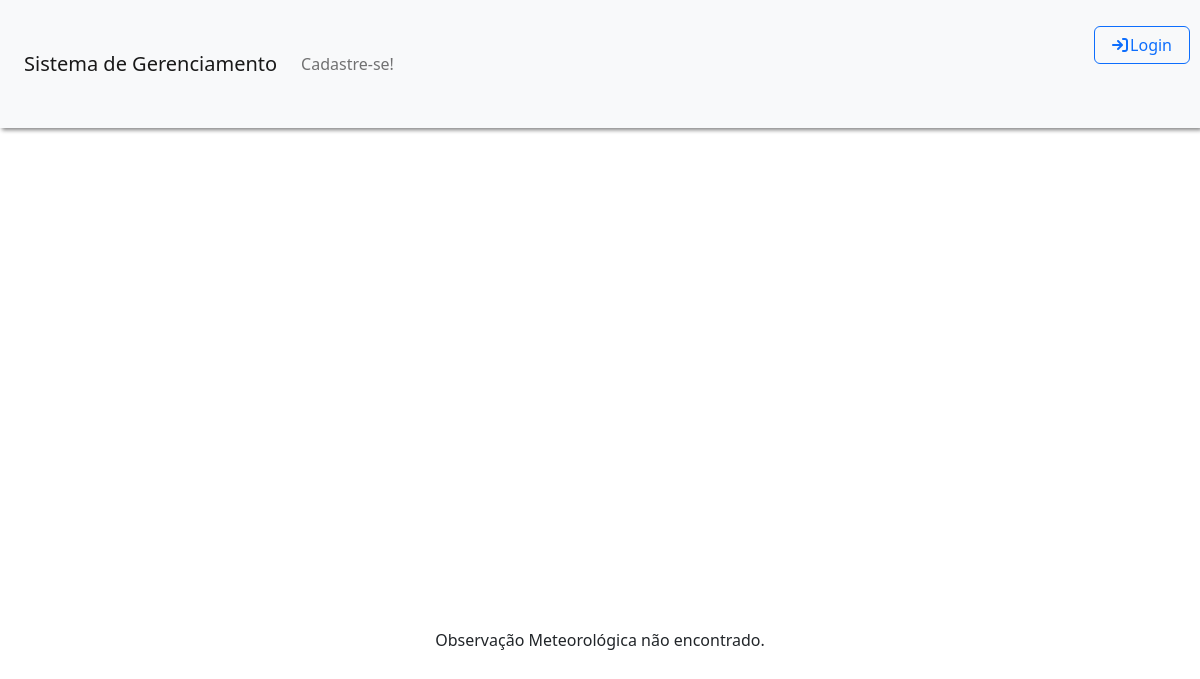
Page /Tela_Visualizar_Observacao.php?idobservacao=1 on the earlier database version.
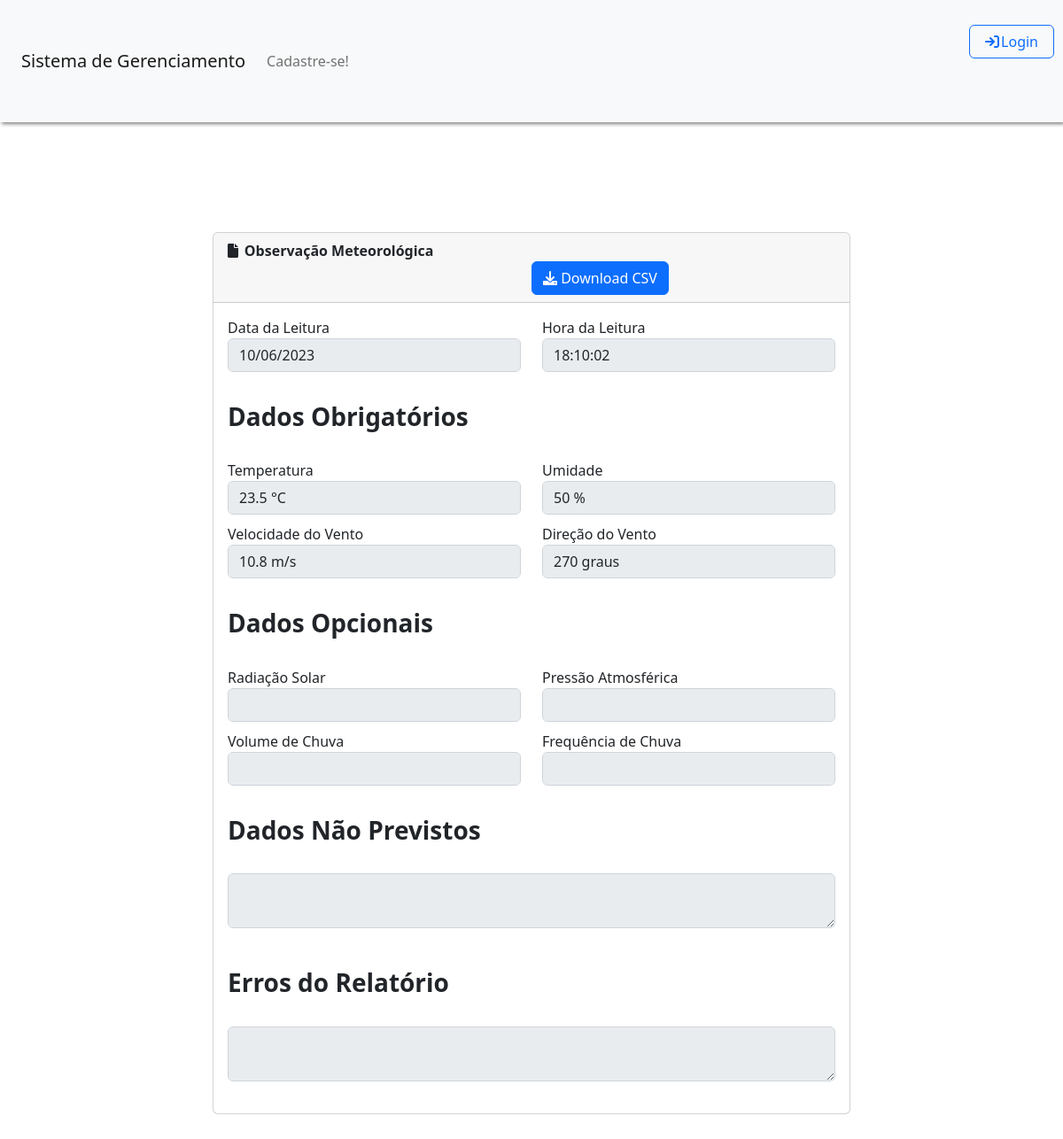
Same page on the later database version.
### tables this page shows
CREATE TABLE IF NOT EXISTS observacoes (
  idobservacao INT NOT NULL AUTO_INCREMENT,
  data DATE NULL,
  hora TIME NULL,
   
  temperatura FLOAT NULL,
  unidade_tem VARCHAR(5) NULL,
  erro_tem BOOLEAN NULL,
  umidade FLOAT NULL,
  unidade_um VARCHAR(5) NULL,
  erro_um BOOLEAN NULL,
  vento_velocidade FLOAT NULL,
  unidade_vv VARCHAR(5) NULL,
  erro_vv BOOLEAN NULL,
  vento_direcao FLOAT NULL,
  unidade_vd VARCHAR(50) NULL,
  erro_vd BOOLEAN NULL,
   
  radiacao_solar FLOAT NULL,
  unidade_rs VARCHAR(5) NULL,
  erro_rs BOOLEAN NULL,
  pressao_atmos FLOAT NULL,
  unidade_pa VARCHAR(5) NULL,
  erro_pa BOOLEAN NULL,
  volume_chuva FLOAT NULL,
  unidade_vc VARCHAR(5) NULL,
  erro_vc BOOLEAN NULL,
  frequencia_chuva FLOAT NULL,
  unidade_fc VARCHAR(5) NULL,
  erro_fc BOOLEAN NULL,
   
   
  observacoes_nao_previstas JSON NULL,
  erros TEXT NULL,
  emas_idema INT NOT NULL,
  PRIMARY KEY (idobservacao, emas_idema),
    FOREIGN KEY (emas_idema)
    REFERENCES emas (idema));

### controllers/controller_observacao.php (called while the page is built, shortened)
<?php
function buscarObservacaoPorID($idobservacao) {
    $conexao = conectarBanco();
    $idobservacao = mysqli_real_escape_string($conexao, $idobservacao);
    $query = "SELECT * FROM observacoes WHERE idobservacao = '$idobservacao'";
    $resultado = mysqli_query($conexao, $query);
    if ($resultado && mysqli_num_rows($resultado) > 0) {
        $observacao = mysqli_fetch_assoc($resultado);
        return $observacao;
    } else {
        return false;
    }
}
?>

### Tela_Visualizar_Observacao.php (the view, shortened to what the changed rows need)
<!DOCTYPE html>
<?php
require '../portalEMA/functions/geral.php';
require '../portalEMA/controllers/controller_observacao.php';
?>
<html>
    <head>
        <link rel="stylesheet" type="text/css" href="../portalEMA/css/style.css">
        <link rel="stylesheet" href="https://cdnjs.cloudflare.com/ajax/libs/font-awesome/6.0.0-beta3/css/all.min.css">
        <link rel="stylesheet" type="text/css" href="https://cdn.jsdelivr.net/npm/bootstrap@5.2.3/dist/css/bootstrap.min.css">
        <link rel="stylesheet" href="https://unpkg.com/leaflet@1.7.1/dist/leaflet.css" />
    </head>
    <body>
        <?php
        $observacaoId = $_GET['idobservacao'];
        $observacao = buscarObservacaoPorId($observacaoId);
        if (!$observacao) {
            echo "Observação Meteorológica não encontrado.";
            exit;
        } else {
            echo '<div id="relatorio" style="padding-top: 30%; padding-bottom: 10%">';
            echo '<div class="card col-12">';
            echo '<div class="card-header">';
            echo '<div style="display: inline;"><i style="padding-right: 1%;" class="fas fa-file"></i><b>Observação Meteorológica</b></div>';
            echo '<div style="display: inline-flex; margin-left: 50%;"><form method="POST"><a href="../portalEMA/functions/download_csv.php?idobservacao=' . $observacaoId . '" class="btn btn-primary"><i class="fas fa-download"></i> Download CSV </a></form></div>';
            echo '</div>';
            echo '<div class="card-body">';
            echo '<form>';
            echo '<div class="row">';
            echo '<div class="col">';
            echo '<label>Data da Leitura</label>';
            echo '<input disabled="true" value="' . $observacao['data'] . '" type="date" class="form-control">';
            echo '</div>';
            echo '<div class="col">';
            echo '<label>Hora da Leitura</label>';
            echo '<input disabled="true" value="' . $observacao['hora'] . '" type="text" class="form-control">';
            echo '</div>';
            echo '</div>';
            echo '<br><h3><b>Dados Obrigatórios</b></h3><br>';
            echo '<div class="row">';
            echo '<div class="col">';
            echo '<label>Temperatura</label>';
            if($observacao['erro_tem'] == false){
                echo '<input disabled="true" value="' . $observacao['temperatura'] . ' ' . $observacao['unidade_tem'] . '" type="text" class="form-control">';
            }else{
                echo '<input disabled="true" title="Valor com erro" style="color: red;" value="' . $observacao['temperatura'] . ' ' . $observacao['unidade_tem'] . '" type="text" class="form-control">';
            }
            echo '</div>';
            echo '<div class="col">';
            echo '<label>Umidade</label>';
            if($observacao['erro_um'] == false){
                echo '<input disabled="true" value="' . $observacao['umidade'] . ' ' . $observacao['unidade_um'] . '" type="text" class="form-control">';
            }else{
                echo '<input disabled="true" title="Valor com erro" style="color: red;" value="' . $observacao['umidade'] . ' ' . $observacao['unidade_um'] . '" type="text" class="form-control">';
            }
            echo '</div>';
            echo '</div>';
            echo '<div class="row">';
            echo '<div class="col">';
            echo '<label>Velocidade do Vento</label>';
            if($observacao['erro_vv'] == false){
                echo '<input disabled="true" value="' . $observacao['vento_velocidade'] . ' ' . $observacao['unidade_vv'] . '" type="text" class="form-control">';
            }else{
                echo '<input disabled="true" title="Valor com erro" style="color: red;" value="' . $observacao['vento_velocidade'] . ' ' . $observacao['unidade_vv'] . '" type="text" class="form-control">';
            }
            echo '</div>';
            echo '<div class="col">';
            echo '<label>Direção do Vento</label>';
            if($observacao['erro_vd'] == false){
                echo '<input disabled="true" value="' . $observacao['vento_direcao'] . ' ' . $observacao['unidade_vd'] . '" type="text" class="form-control">';
            }else{
                echo '<input disabled="true" title="Valor com erro" style="color: red;" value="' . $observacao['vento_direcao'] . ' ' . $observacao['unidade_vd'] . '" type="text" class="form-control">';
            }
            echo '</div>';
            echo '</div>';
            echo '<br><h3><b>Dados Opcionais</b></h3><br>';
            echo '<div class="row">';
            echo '<div class="col">';
            echo '<label>Radiação Solar</label>';
            if($observacao['erro_rs'] == false){
                echo '<input disabled="true" value="' . $observacao['radiacao_solar'] . ' ' . $observacao['unidade_rs'] . '" type="text" class="form-control">';
            }else{
                echo '<input disabled="true" title="Valor com erro" style="color: red;" value="' . $relatorio['radiacao_solar'] . ' ' . $observacao['unidade_rs'] . '" type="text" class="form-control">';
            }
            echo '</div>';
            echo '<div class="col">';
            echo '<label>Pressão Atmosférica</label>';
            if($observacao['erro_pa'] == false){
                echo '<input disabled="true" value="' . $observacao['pressao_atmos'] . ' ' . $observacao['unidade_pa'] . '" type="text" class="form-control">';
            }else{
                echo '<input disabled="true" title="Valor com erro" style="color: red;" value="' . $observacao['pressao_atmos'] . ' ' . $observacao['unidade_pa'] . '" type="text" class="form-control">';
            }
            echo '</div>';
            echo '</div>';
            echo '<div class="row">';
            echo '<div class="col">';
            echo '<label>Volume de Chuva</label>';
            if($observacao['erro_vc'] == false){
                echo '<input disabled="true" value="' . $observacao['volume_chuva'] . ' ' . $observacao['unidade_vc'] . '" type="text" class="form-control">';
            }else{
                echo '<input disabled="true" title="Valor com erro" style="color: red;" value="' . $observacao['volume_chuva'] . ' ' . $observacao['unidade_vc'] . '" type="text" class="form-control">';
            }
            echo '</div>';
            echo '<div class="col">';
            echo '<label>Frequência de Chuva</label>';
            if($observacao['erro_fc'] == false){
                echo '<input disabled="true" value="' . $observacao['frequencia_chuva'] . ' ' . $observacao['unidade_fc'] . '" type="text" class="form-control">';
            }else{
                echo '<input disabled="true" title="Valor com erro" style="color: red;" value="' . $observacao['frequencia_chuva'] . ' ' . $observacao['unidade_fc'] . '" type="text" class="form-control">';
            }
            echo '</div>';
            echo '</div>';
            echo '<br><h3><b>Dados Não Previstos</b></h3><br>';
            echo '<textarea disabled="true" style="font-family: "Courier New";" class="form-control">'. $observacao['observacoes_nao_previstas'] .'</textarea>';
            echo '<br><h3><b>Erros do Relatório</b></h3><br>';
            echo '<textarea type="text" disabled="true" style="font-family: "Courier New";" class="form-control" >'. $observacao['erros'] .'</textarea>';
            echo '</form>';
            echo '</div>';
            echo '</div>';
            echo '</div>';
        }
        ?>
    </body>
</html>

Differences in the rows shown:
added observacoes: data "10/06/2023", hora "18:10:02", temperatura+unidade_tem "23.5 °C", umidade+unidade_um "50 %", vento_velocidade+unidade_vv "10.8 m/s", vento_direcao+unidade_vd "270 graus"
Other differences:
text no longer shown: "Observação Meteorológica não encontrado."
text now shown: "Observação Meteorológica Download CSV Data da Leitura Hora da Leitura Dados Obrigatórios Temperatura Umidade Velocidade do Vento Direção do Vento Dados Opcionais Radiação Solar Pressão Atmosférica Volume de Chuva Frequência de Chuva Dados Não Previstos Erros do Relatório"
